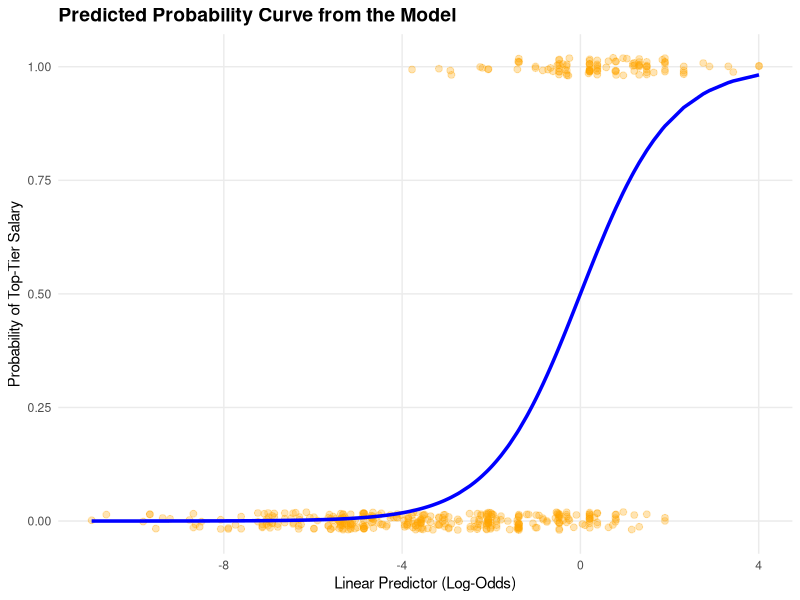

This chart was generated by the following R code:
## ---- chunk 1
knitr::opts_knit$set(root.dir = ".")
knitr::opts_chunk$set(echo = TRUE)
## ---- chunk 2
library(tidyverse)
data <- read.csv("dataset/ds_salaries_clean.csv")
## ---- chunk 3
q3_salary <- quantile(data$salary_in_usd, probs = 0.75, na.rm = TRUE)

data <- data %>%
  mutate(
    row_id = row_number(),
    is_top_tier = if_else(salary_in_usd >= q3_salary, 1L, 0L)
  )

target_summary <- data %>%
  count(is_top_tier, name = "n") %>%
  mutate(
    tier = if_else(is_top_tier == 1L, "Top tier (1)", "Below top tier (0)"),
    proportion = n / sum(n)
  ) %>%
  select(tier, n, proportion)

cat("75th-percentile salary cut-off (Q3): $", format(q3_salary, big.mark = ","), "\n", sep = "")
knitr::kable(target_summary, digits = 3,
             caption = "Class distribution for the binary target")
## ---- chunk 4
set.seed(2026)
used_cols <- c("salary_in_usd", "experience_level", "employment_type",
               "company_size", "job_category", "location_group", "remote_ratio",
               "work_year", "is_top_tier")
stopifnot(nrow(data) == 565,
          sum(is.na(data[, intersect(used_cols, names(data))])) == 0)

train_old <- data %>% filter(work_year %in% c(2020, 2021))  # 287 older records
pool_2022 <- data %>% filter(work_year == 2022)             # 278 recent records

check_vars <- c("employment_type", "job_category", "location_group",
                "experience_level", "company_size")

repeat {
  idx <- sample(nrow(pool_2022), 165)
  tr22 <- pool_2022[idx, ]
  te <- pool_2022[-idx, ]
  tr <- bind_rows(train_old, tr22)
  ok <- all(vapply(check_vars,
                   function(v) all(unique(te[[v]]) %in% unique(tr[[v]])), logical(1)))
  if (ok) break
}

train <- tr
test <- te

stopifnot(nrow(train) == 452, nrow(test) == 113, all(test$work_year == 2022))
## ---- chunk 5
table(train$work_year);        table(test$work_year)
table(train$experience_level); table(test$experience_level)
table(train$job_category);     table(test$job_category)
table(train$employment_type);  table(test$employment_type)
## ---- chunk 6
job_category_levels <- levels(
  relevel(factor(data$job_category), ref = "Data_Analyst")
)

prepare_predictors <- function(df) {
  dplyr::mutate(
    df,
      experience_level = factor(
        df$experience_level,
        levels = c("EN", "MI", "SE", "EX")
      ),
      company_size = factor(
        df$company_size,
        levels = c("S", "M", "L")
      ),
      remote_ratio = factor(
        df$remote_ratio,
        levels = c(0, 50, 100)
      ),
      job_category = factor(
        df$job_category,
        levels = job_category_levels
      ),
      employment_group = factor(
        dplyr::if_else(df$employment_type == "FT", "FT", "Non_FT"),
        levels = c("FT", "Non_FT")
      ),
      company_location_group = factor(
        dplyr::if_else(df$location_group == "US", "US", "Non_US"),
        levels = c("Non_US", "US")
      )
  )
}

train <- prepare_predictors(train)
test <- prepare_predictors(test)

logit_model <- glm(
  is_top_tier ~ experience_level + company_size + remote_ratio +
    job_category + employment_group + company_location_group,
  family = binomial(link = "logit"),
  data = train
)

summary(logit_model)
## ---- chunk 7
model_matrix <- summary(logit_model)$coefficients
wald_ci <- confint.default(logit_model)

odds_ratios <- tibble(
  term = rownames(model_matrix),
  estimate = model_matrix[, "Estimate"],
  odds_ratio = exp(estimate),
  conf_low = exp(wald_ci[, 1]),
  conf_high = exp(wald_ci[, 2]),
  p_value = model_matrix[, "Pr(>|z|)"],
  significant_at_5pct = p_value < 0.05
) %>%
  filter(term != "(Intercept)") %>%
  mutate(
    across(c(estimate, odds_ratio, conf_low, conf_high), ~ round(.x, 3)),
    p_value = format.pval(p_value, digits = 3, eps = 0.001)
  )

knitr::kable(
  odds_ratios,
  caption = "Adjusted odds ratios and 95% Wald confidence intervals for top-tier salary"
)
## ---- chunk 8
mcfadden_r2 <- 1 - logit_model$deviance / logit_model$null.deviance

fit_summary <- tibble(
  observations = nobs(logit_model),
  top_tier_cases = sum(train$is_top_tier),
  null_deviance = logit_model$null.deviance,
  residual_deviance = logit_model$deviance,
  AIC = AIC(logit_model),
  McFadden_R2 = mcfadden_r2
) %>%
  mutate(across(where(is.numeric), ~ round(.x, 3)))

knitr::kable(fit_summary, caption = "In-sample logistic-model fit summary")
## ---- chunk 9
# 1. Extract the linear predictors (log-odds) and fitted probabilities
plot_data <- train %>%
  mutate(
    predicted_prob = predict(logit_model, type = "response"),
    log_odds = predict(logit_model, type = "link")
  )

# 2. Plot the logistic curve and the actual observations
ggplot(plot_data, aes(x = log_odds)) +
  
  # Scatter plot of actual observations (Y = 0 or 1)
  # Jitter is added to the y-axis to match the visual style of the reference plot
  geom_jitter(
    aes(y = is_top_tier), 
    width = 0, 
    height = 0.02,
    color = "orange", 
    alpha = 0.3, 
    size = 2
  ) +
  
  # The S-curve representing the predicted probability
  geom_line(
    aes(y = predicted_prob), 
    color = "blue", 
    linewidth = 1.2
  ) +
  
  # Formatting the plot
  theme_minimal() +
  labs(
    title = "Predicted Probability Curve from the Model",
    x = "Linear Predictor (Log-Odds)",
    y = "Probability of Top-Tier Salary"
  ) +
  scale_y_continuous(breaks = seq(0, 1, by = 0.25)) +
  theme(
    panel.grid.minor = element_blank(),
    plot.title = element_text(size = 14, face = "bold")
  )
## ---- chunk 10
# Generate in-sample predictions on training set
train_predictions <- train %>%
  mutate(
    predicted_probability = predict(logit_model, type = "response"),
    predicted_class = if_else(predicted_probability >= 0.5, 1L, 0L)
  )

# Compute confusion matrix
cm_train <- table(
  Actual = train_predictions$is_top_tier,
  Predicted = train_predictions$predicted_class
)

cat("=== In-Sample Confusion Matrix (Training Set, n=452) ===\n")
print(cm_train)

# Extract and display classification metrics
tn_train <- cm_train[1, 1]
fp_train <- cm_train[1, 2]
fn_train <- cm_train[2, 1]
tp_train <- cm_train[2, 2]

cat("\n=== Classification Breakdown ===\n")
cat("True Negatives (TN):    ", tn_train, " (actual=0, predicted=0)\n")
cat("False Positives (FP):   ", fp_train, " (actual=0, predicted=1)\n")
cat("False Negatives (FN):   ", fn_train, " (actual=1, predicted=0)\n")
cat("True Positives (TP):    ", tp_train, " (actual=1, predicted=1)\n")

# Calculate in-sample classification metrics
accuracy_train <- (tp_train + tn_train) / (tp_train + tn_train + fp_train + fn_train)
sensitivity_train <- tp_train / (tp_train + fn_train)
specificity_train <- tn_train / (tn_train + fp_train)
fpr_train <- fp_train / (tn_train + fp_train)
fnr_train <- fn_train / (tp_train + fn_train)

metrics_train <- tibble(
  Metric = c("Accuracy", "Sensitivity (True Positive Rate)", "Specificity (True Negative Rate)", 
             "False Positive Rate", "False Negative Rate"),
  Value = c(accuracy_train, sensitivity_train, specificity_train, fpr_train, fnr_train),
  Interpretation = c(
    "Proportion of correct classifications",
    "Proportion of actual top-tier correctly identified",
    "Proportion of actual non-top-tier correctly identified",
    "Proportion of non-top-tier misclassified as top-tier",
    "Proportion of top-tier misclassified as non-top-tier"
  )
) %>%
  mutate(Value = round(Value, 4))

knitr::kable(
  metrics_train,
  caption = "In-sample classification metrics (training set)"
)
## ---- chunk 11
test_predictions <- test %>%
  mutate(
    predicted_probability = predict(logit_model, newdata = test, type = "response"),
    predicted_class = if_else(predicted_probability >= 0.5, 1L, 0L)
  )

head(test_predictions[c("row_id", "is_top_tier", "predicted_probability", "predicted_class")])
